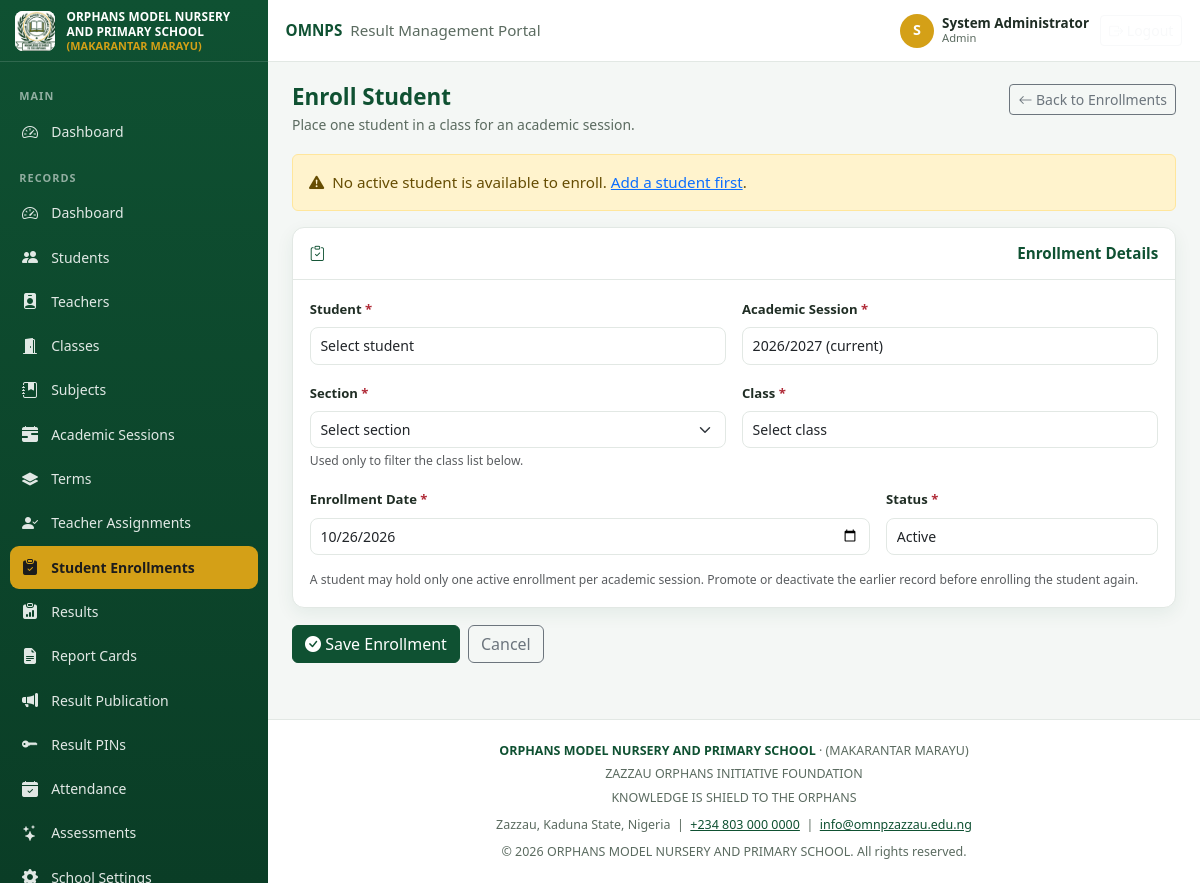
The page /admin/student-enroll.php (signed in) on the database its author committed.
### tables this page shows
CREATE TABLE IF NOT EXISTS `school_settings` (
    `id`                    TINYINT UNSIGNED NOT NULL DEFAULT 1,

    `school_name`           VARCHAR(120) NOT NULL,
    `school_short_name`     VARCHAR(20)  NOT NULL,
    `school_campaign`       VARCHAR(80)  DEFAULT NULL,
    `school_foundation`     VARCHAR(120) DEFAULT NULL,
    `school_motto`          VARCHAR(120) DEFAULT NULL,
    `school_address`        VARCHAR(255) DEFAULT NULL,
    `school_phone`          VARCHAR(40)  DEFAULT NULL,
    `school_email`          VARCHAR(120) DEFAULT NULL,
    `school_website`        VARCHAR(120) DEFAULT NULL,

    `logo_path`             VARCHAR(255) DEFAULT NULL COMMENT 'Path to school logo image',
    `stamp_path`            VARCHAR(255) DEFAULT NULL COMMENT 'Path to school stamp/seal image',

    `created_at`            TIMESTAMP    NOT NULL DEFAULT CURRENT_TIMESTAMP,
    `updated_at`            TIMESTAMP    NOT NULL DEFAULT CURRENT_TIMESTAMP ON UPDATE CURRENT_TIMESTAMP,

    PRIMARY KEY (`id`)
);

CREATE TABLE IF NOT EXISTS `academic_sessions` (
    `id`              INT UNSIGNED NOT NULL AUTO_INCREMENT,
    `session_name`    VARCHAR(20)  NOT NULL COMMENT 'e.g. 2026/2027',
    `start_date`      DATE         NOT NULL,
    `end_date`        DATE         NOT NULL,
    `status`          ENUM('Active', 'Closed', 'Inactive') NOT NULL DEFAULT 'Active',
    `is_current`      TINYINT(1)   NOT NULL DEFAULT 0,
     
    `current_marker`  TINYINT(1) GENERATED ALWAYS AS
                          (IF(`is_current` = 1, 1, NULL)) VIRTUAL,
    `created_at`      TIMESTAMP    NOT NULL DEFAULT CURRENT_TIMESTAMP,
    `updated_at`      TIMESTAMP    NOT NULL DEFAULT CURRENT_TIMESTAMP ON UPDATE CURRENT_TIMESTAMP,
    PRIMARY KEY (`id`),
    UNIQUE KEY `uq_academic_sessions_name` (`session_name`),
     
    UNIQUE KEY `uq_academic_sessions_current` (`current_marker`),
    KEY `idx_academic_sessions_status` (`status`),
    KEY `idx_academic_sessions_dates` (`start_date`, `end_date`),
    CONSTRAINT `chk_academic_sessions_dates` CHECK (`end_date` > `start_date`)
);

### admin/student-enroll.php (the view, shortened to what the rows shown need)
<?php
$current  = currentSession();
$errors = [];
$values = [
    'student_id'      => (string) (queryInt('student_id') ?? ''),
    'session_id'      => (string) (queryInt('session_id') ?? ($current === null ? '' : (int) $current['id'])),
    'class_id'        => (string) (queryInt('class_id') ?? ''),
    'enrollment_date' => date('Y-m-d'),
    'status'          => 'Active',
];
$pageHeading  = 'Enroll Student';
require __DIR__ . '/../includes/admin_top.php';
?>
<div class="page-head">
    <div>
        <h1><?= e($pageHeading) ?></h1>
    </div>
</div>
<form method="post" data-validate novalidate>
    <div class="form-card">
        <div class="form-card__body">
            <div class="row g-3">
                <div class="col-md-6">
                    <label class="form-label required" for="class_id">Class</label>
                    <select class="<?= inputClass($errors, 'class_id') ?>" id="class_id" name="class_id" required
                            data-class-target data-selected="<?= e($values['class_id']) ?>">
                        <option value="">Select class</option>
                    </select>
                </div>
                <div class="col-md-8">
                    <label class="form-label required" for="enrollment_date">Enrollment Date</label>
                    <input class="<?= inputClass($errors, 'enrollment_date') ?>" type="date"
                           id="enrollment_date" name="enrollment_date" required
                           value="<?= e($values['enrollment_date']) ?>">
                </div>
            </div>
        </div>
    </div>
</form>
<?php require __DIR__ . '/../includes/admin_bottom.php'; ?>

### includes/navbar.php (shortened to what the rows shown need)
<?php
require_once __DIR__ . '/../config/helpers.php';
$settings = getSchoolSettings();
?>
<header class="app-navbar">
    <div class="app-navbar__title">
        <strong><?= e($settings['school_short_name'] ?? SCHOOL_SHORT_NAME) ?></strong>
        <span class="d-none d-md-inline">Result Management Portal</span>
    </div>
</header>

### includes/sidebar.php (shortened to what the rows shown need)
<?php
require_once __DIR__ . '/../config/helpers.php';
$settings = getSchoolSettings();
$logoPath = $settings['logo_path'] ?? 'assets/images/logo.jpeg';
?>
<aside class="app-sidebar" id="appSidebar" aria-label="Main navigation">
    <div class="app-sidebar__brand">
        <img src="<?= e(assetUrl($logoPath)) ?>" alt="<?= e($settings['school_short_name'] ?? SCHOOL_SHORT_NAME) ?> logo">
        <span class="app-sidebar__brand-text">
            <?= e($settings['school_name'] ?? SCHOOL_NAME) ?>
            <small><?= e($settings['school_campaign'] ?? SCHOOL_CAMPAIGN) ?></small>
        </span>
    </div>
</aside>

### includes/footer.php (shortened to what the rows shown need)
<?php
require_once __DIR__ . '/../config/helpers.php';
$settings = getSchoolSettings();
?>
        <footer class="app-footer">
            <div class="mb-1">
                <strong class="text-green"><?= e($settings['school_name'] ?? SCHOOL_NAME) ?></strong> &middot; <?= e($settings['school_campaign'] ?? SCHOOL_CAMPAIGN) ?>
            </div>
            <div class="mb-1"><?= e($settings['school_foundation'] ?? SCHOOL_FOUNDATION) ?></div>
            <div><?= e($settings['school_motto'] ?? SCHOOL_MOTTO) ?></div>
            <div class="mt-2">
                <?= e($settings['school_address'] ?? SCHOOL_ADDRESS) ?> &nbsp;|&nbsp;
                <a href="tel:<?= e(preg_replace('/\s+/', '', (string) ($settings['school_phone'] ?? SCHOOL_PHONE))) ?>" class="text-green"><?= e($settings['school_phone'] ?? SCHOOL_PHONE) ?></a>
                &nbsp;|&nbsp;
                <a href="mailto:<?= e($settings['school_email'] ?? SCHOOL_EMAIL) ?>" class="text-green"><?= e($settings['school_email'] ?? SCHOOL_EMAIL) ?></a>
            </div>
            <div class="mt-2">&copy; <?= e(date('Y')) ?> <?= e($settings['school_name'] ?? SCHOOL_NAME) ?>. All rights reserved.</div>
        </footer>
    </main>
</div>
</body>
</html>

### rows shown on the page
school_settings: school_short_name "OMNPS", logo_path (picture), school_name "ORPHANS MODEL NURSERY AND PRIMARY SCHOOL", school_campaign "(MAKARANTAR MARAYU)", school_foundation "ZAZZAU ORPHANS INITIATIVE FOUNDATION", school_motto "KNOWLEDGE IS SHIELD TO THE ORPHANS", school_address "Zazzau, Kaduna State, Nigeria", school_phone "+234 803 000 0000", school_email "info@omnpzazzau.edu.ng"
academic_sessions: enrollment_date "10/26/2026"

### other values the page prints
$navInitial "S"
$navUser['full_name'] "System Administrator"
$navUser['role'] "Admin"
$link['label'] "Dashboard"
$link['label'] "Students"
$link['label'] "Teachers"
$link['label'] "Classes"
$link['label'] "Subjects"
$link['label'] "Academic Sessions"
$link['label'] "Terms"
$link['label'] "Teacher Assignments"
$link['label'] "Student Enrollments"
$link['label'] "Results"
$link['label'] "Report Cards"
$link['label'] "Result Publication"
